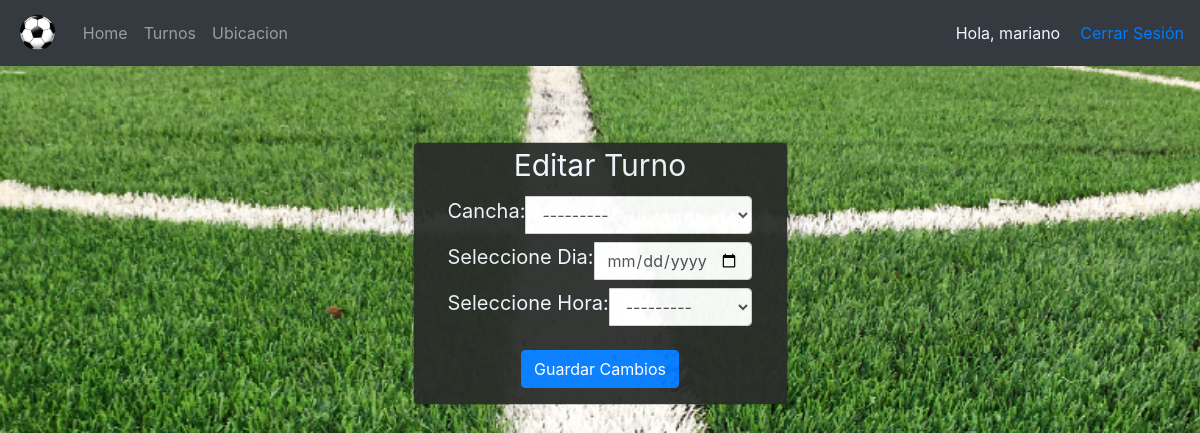
The page /Actualizar_turno/1/ (signed in) on the database its author committed.
### users/models.py (models this page shows, shortened)
class Usuario(AbstractBaseUser, PermissionsMixin):
    username = models.CharField("Usuario", unique=True, max_length=50)
    first_name = models.CharField("Nombres", max_length=200)
    surname = models.CharField("Apellidos", max_length=200)
    dni = models.CharField("Dni", unique=True, max_length=8)
    email = models.EmailField(_('email address'), unique=True)
    is_staff = models.BooleanField(default=False)
    is_active = models.BooleanField(default=True)
    date_joined = models.DateTimeField(default=timezone.now)
    USERNAME_FIELD = 'username'
    REQUIRED_FIELDS = ['email' ,'dni', 'first_name' , 'surname']
    objects = CustomUserManager()

### turnos/models.py (models this page shows, shortened)
class Turno(models.Model):
    dia = models.DateField()
    hora = models.CharField(blank=False, null=False, max_length=20, choices=HORARIOS)
    persona = models.ForeignKey(Usuario, on_delete=models.CASCADE)
    cancha = models.ForeignKey(Cancha, blank=False, null=False, on_delete=models.CASCADE)
    class Meta:
        ordering = ['dia']

### turnos/views.py (the view, shortened to what this page needs)
# urls.py: path('Actualizar_turno/<int:turno_id>/', FormularioTurnosView.actualizar_turno, name="actualizar_turno"),
    @login_required
    def actualizar_turno(request, turno_id):
        turno = Turno.objects.get(pk=turno_id)
        form = ReservaForm(request.POST, instance=turno)
        return render(request, 'accounts/registrados/editar_turno.html', {"form":form,"turno":turno})

### turnos/forms.py
class ReservaForm(ModelForm):
    class Meta:
        model = Turno
        fields = ('cancha', 'dia', 'hora')
        labels = {
            'cancha': 'Nro. Cancha',
            'dia': 'Fecha',
            'hora': 'Horario',
        }
        widgets = {
            'cancha': forms.Select(attrs={'class': 'form-control'}),
            'dia':DateInput(attrs={'class': 'form-control'}),
            'hora':forms.Select(attrs={'class': 'form-control'}),
            }

### turnos/models.py (called while the page is built)
    def __str__(self):
        return f'{self.num_cancha}'

### templates/accounts/registrados/editar_turno.html (shortened to what this page needs)
{% extends 'accounts/header.html' %}
{% load static %}
        {% block content %}
        <link rel="stylesheet" type="text/css" href="{% static '/css/fomulario.css' %}">
    </head>
    <body>
        <div class="modal-dialog text-center">
            <div class="col-sm-9 main-section">
                <div class="modal-content">
                    <label style="font-size: 30px; color: aliceblue;">Editar Turno</label>
                    <form method="POST" action="{% url 'actualizar_turno' turno.id %}" class="col-12">
                        <div class="input-group mb-2">
							<div class="input-group-append">
								<label style="font-size: 20px; color: aliceblue;">Cancha:</label>
							</div>
							{{form.cancha}}
						</div>
                        <div class="input-group mb-2">
							<div class="input-group-append">
								<label style="font-size: 20px; color: aliceblue;">Seleccione Dia:</label>
							</div>
							{{form.dia}}
						</div>
                        <div class="input-group mb-2">
							<div class="input-group-append">
								<label style="font-size: 20px;color: aliceblue;">Seleccione Hora:</label>
							</div>
							{{form.hora}}
						</div>
                        <div class="d-flex justify-content-center mt-3 login_container">
                            <input type="submit" value="Guardar Cambios" class="btn btn-primary">
                        </div>
                    </form>
                </div>
            </div>
        </div>
    </body>
    {% endblock %}

### templates/accounts/header.html (shortened to what this page needs)
{% load static %}
<html>
<head>
    <link rel="stylesheet" href="https://stackpath.bootstrapcdn.com/bootstrap/4.4.1/css/bootstrap.min.css">
</head>
<body style="width: 100%;">
        <nav class="navbar navbar-expand-lg navbar-dark bg-dark">
            <a class="navbar-brand">
                <img src="{% static '/css/img/logo_pag.png' %}" height="40px">
            </a>
            <div class="collapse navbar-collapse" id="navbarText">
                <ul class="navbar-nav mr-auto">
                    {% if user.is_authenticated %}
                    <li class="navbar-item"><a href="http://127.0.0.1:8000/Home_user" class="nav-link">Home</a></li>
                    <li class="navbar-item"><a href="http://127.0.0.1:8000/Home_user/#botones-turnos" class="nav-link">Turnos</a></li>
                    <li class="navbar-item"><a href="http://127.0.0.1:8000/Home_user/#ubicacion" class="nav-link">Ubicacion</a></li>
                    {% endif %}
                </ul>
                <ul class="navbar-nav ml-auto">
                    {% if user.is_authenticated %}
                    <span style="margin-right: 20px; color: aliceblue;">Hola, <a style="color: aliceblue;" href="http://127.0.0.1:8000/Perfil/"> {{ user.first_name }}</a></span>
                    <span><a href=" {% url 'Logout' %}">Cerrar Sesión</a></span>
                    {% else %}
                    <li class="nav-item"><a class="nav-link" href="http://127.0.0.1:8000/Login">Iniciar Sesión</a></li>
                    <li class="nav-item"><a class="nav-link" href="http://127.0.0.1:8000/register">Registrarse</a></li>
                    {% endif %}
                </ul>
            </div>
        </nav>
    {% block content %} {% endblock %}
</body>
</html>

### static/css/fomulario.css (style rules this page uses)
body { background: url(./img/fondo.jpg) no-repeat center center fixed; background-size: cover; }
.main-section { margin: 0 auto; margin-top: 1%; padding: 0; }
.modal-content { background-color: #2A2D2A; opacity: .95; padding: 0 20px; }
.modal-dialog { max-width: 500px; margin: 4.75rem auto !important; }

### rows shown on the page
Usuario: first_name "mariano"
Turno: cancha "---------", hora "---------"
